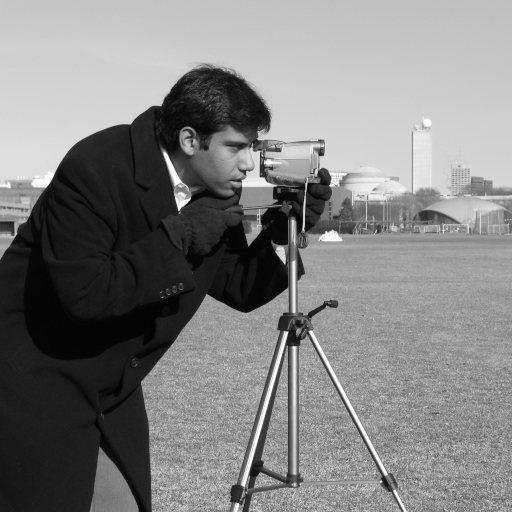
#> input picture skimage.data.camera(), 512 x 512 px
$ jupyter execute lab2.ipynb
#> lines starting #> are read from the running program, lines starting #| are printed output that depends on the picture
<h1>Zadanie 1<h1>

[cell 1]
import numpy as np
import matplotlib.pyplot as plt
from skimage import data, io

img = data.camera()
#> img is the input picture: shape (512, 512); min 0, max 255, mean 129.1
io.imshow(data.camera())

[cell 2]
ay, ax = np.histogram(img, range=(0, 256), bins=256)
#> ay = 256 values, max 4957 at index 27, min 1 at index 0, mean 1024; ax = 257 values from 0 to 256

plt.plot(ax[:-1], ay, color='black')

plt.title('histogram')
ax = plt.xlabel('jasność')
ay = plt.ylabel('piksele')

plt.show()
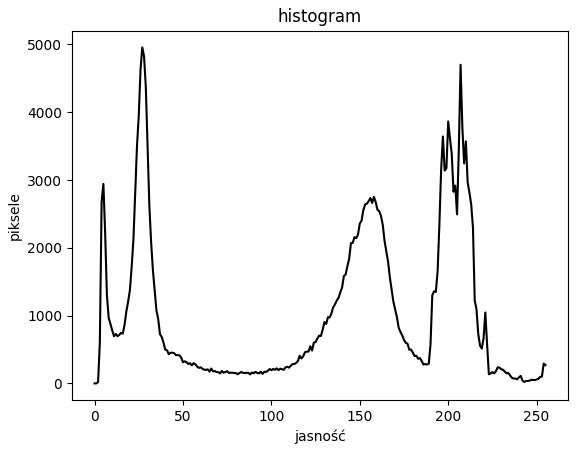
#> figure drawn by matplotlib, 1 panel; curve peaks at x = 27, y = 4957

[cell 3]
# [4 lines of commented-out code are left out]

ay, ax = np.histogram(data.camera(), bins = 8, range = (0, 256))
#> ay = [60262, 17308, 5237, 10778, 57337, 32446, 74928, 3848]; ax = [0, 32, 64, 96, 128, 160, 192, 224, 256]

x2str = [str(int(i)) for i in ax]
#> x2str = ['0', '32', '64', '96', '128', '160', '192', '224', '256']
plt.bar(x2str[:-1], ay)

plt.title('Histogram dla 8 kubełków')
ax = plt.xlabel('jasność')
ay = plt.ylabel('piksele')
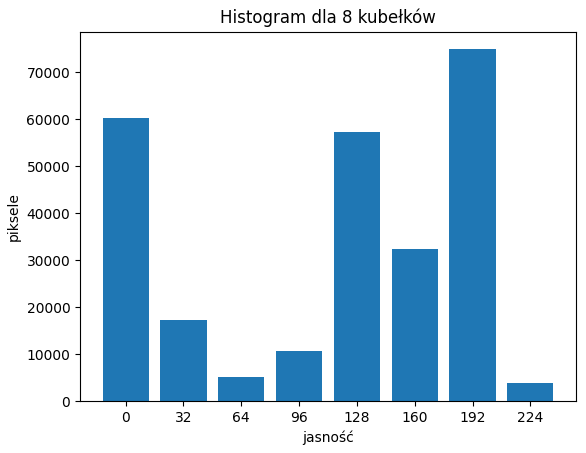
#> figure drawn by matplotlib, 1 panel; tallest bar 74928 high, from x = 5.6 to 6.4

[cell 4]
ay, ax = np.histogram(img, range=(0, 256), bins=256)
#> ay = 256 values, max 4957 at index 27, min 1 at index 0, mean 1024; ax = 257 values from 0 to 256

f = np.cumsum(ay) * 0.000004
#> f = 256 values from 4e-06 to 1.05
#print(f)

plt.plot(ax[:-1], f, color="black")

plt.title("Histogram skumulowany")
ax = plt.xlabel("jasność")
ay = plt.ylabel("funkcja prawdopodobieństwa")
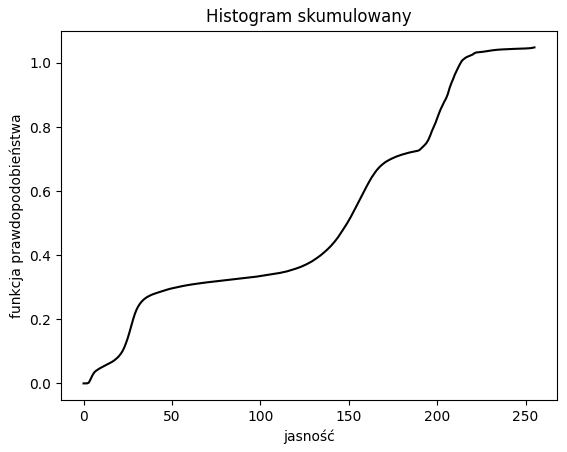
#> figure drawn by matplotlib, 1 panel; curve peaks at x = 255, y = 1.05

<h1>Zadanie 2<h1>

[cell 5]
import skimage
img2 = skimage.exposure.rescale_intensity(img,(5,220))
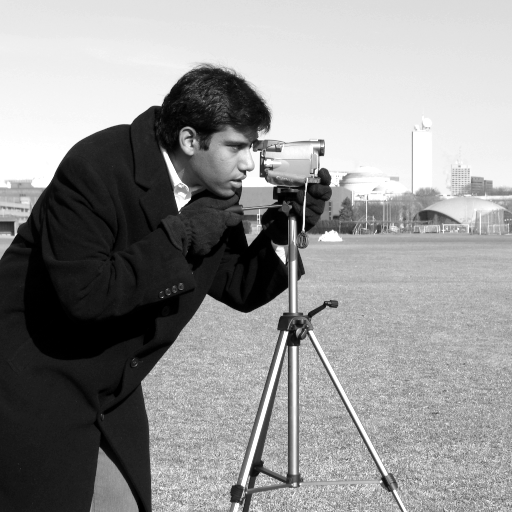
#> img2: shape (512, 512); min 0, max 255, mean 146.4
io.imshow(img2)

[cell 6]
y, x = np.histogram(img2, range=(0,256), bins=256)
#> y = 256 values, max 6271 at index 255, min 0 at index 6, mean 1024; x = 257 values from 0 to 256

plt.plot(x[:-1], y, color="black")

plt.title("histogram")
x = plt.xlabel("jasność")
y = plt.ylabel("funkcja prawdopodobieństwa")

plt.show()
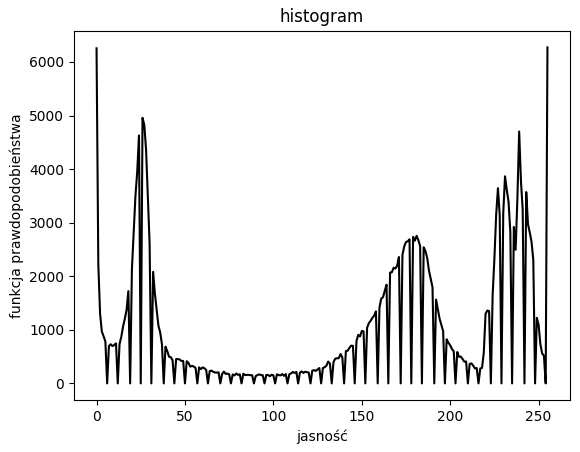
#> figure drawn by matplotlib, 1 panel; curve peaks at x = 255, y = 6271

[cell 7]
dark_img = io.imread('dark_image.png')
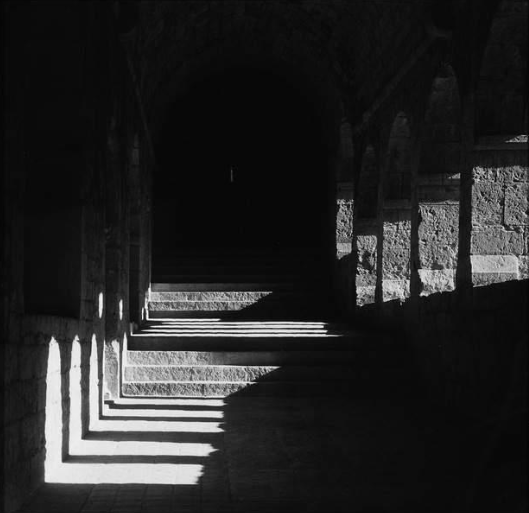
#> input picture src/dark_image.png, 529 x 513 px
#> dark_img is the input picture: shape (513, 529, 3); min 1, max 253, mean 38
io.imshow(dark_img)

[cell 8]
dark_ay, dark_ax = np.histogram(dark_img, range=(0, 256), bins=256)
#> dark_ay = 256 values, max 95253 at index 11, min 0 at index 0, mean 3180.2; dark_ax = 257 values from 0 to 256

plt.plot(dark_ax[:-1], dark_ay, color='black')

plt.title('histogram')
dark_ax = plt.xlabel('jasność')
dark_ay = plt.ylabel('piksele')

plt.show()
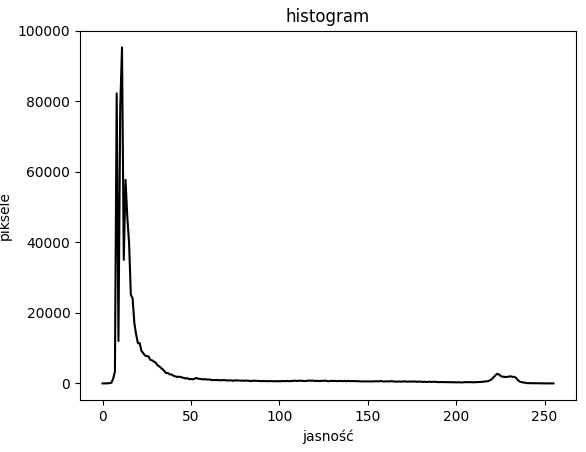
#> figure drawn by matplotlib, 1 panel; curve peaks at x = 11, y = 95253

[cell 9]
import skimage

dark_img2 = skimage.exposure.rescale_intensity(dark_img, (5, 220))
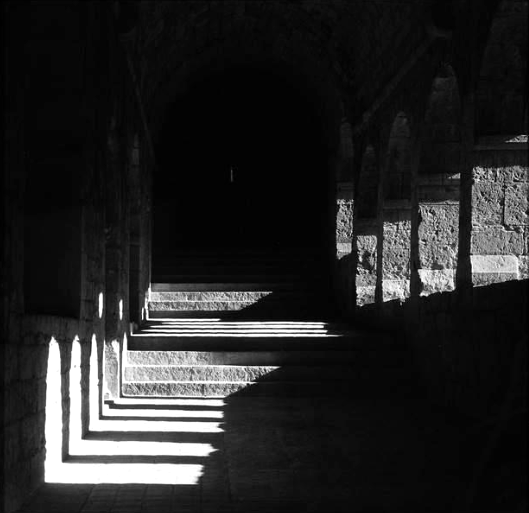
#> dark_img2: shape (513, 529, 3); min 0, max 255, mean 38.4
dark_img2 = skimage.exposure.adjust_gamma(dark_img2, 0.7, 1)
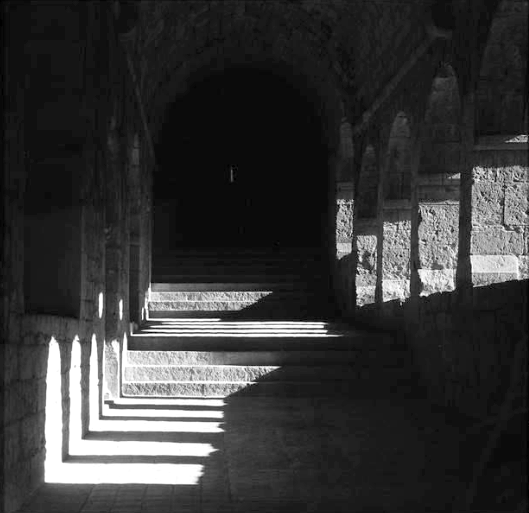
#> dark_img2: shape (513, 529, 3); min 0, max 255, mean 55.3
io.imshow(dark_img2)

[cell 10]
dark_y, dark_x = np.histogram(dark_img2, range=(0,256), bins=256)
#> dark_y = 256 values, max 95253 at index 21, min 0 at index 1, mean 3180.2; dark_x = 257 values from 0 to 256

plt.plot(dark_x[:-1], dark_y, color="black")

plt.title('histogram')
dark_x = plt.xlabel('jasność')
dark_y = plt.ylabel('piksele')

plt.show()
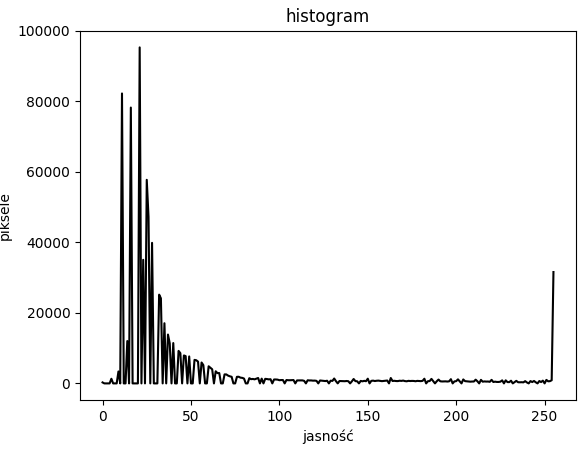
#> figure drawn by matplotlib, 1 panel; curve peaks at x = 21, y = 95253
